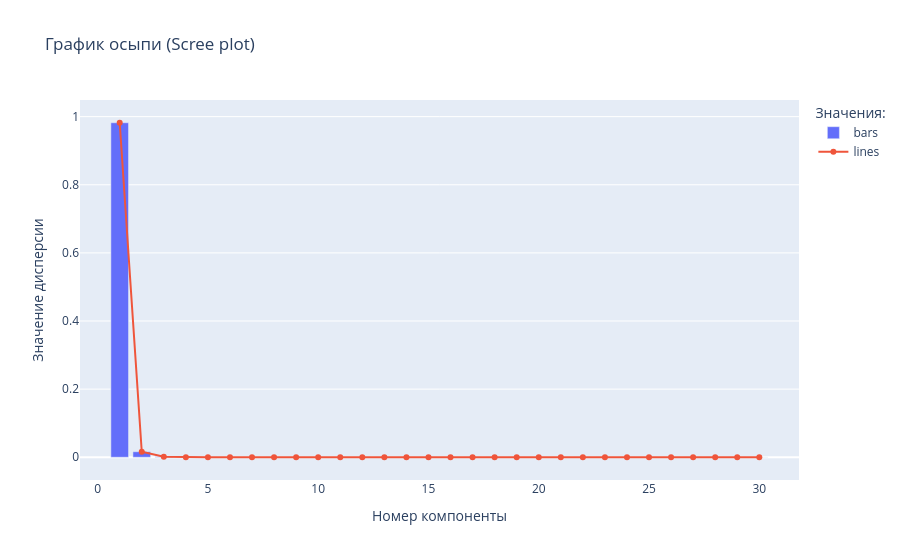

The cell this chart's notebook holds for it:
### Markdown cell above
#### Выбор оптимального числа компонент

### Code cell
components = [i for i in range(1, len(exp_variance_ratio_manual) + 1)]

scree_plot_fig = go.Figure()
scree_plot_fig.add_trace(
    go.Bar(name='bars', x=components, y=exp_variance_ratio_manual)
)
scree_plot_fig.add_trace(
    go.Scatter(name='lines', x=components, y=exp_variance_ratio_manual, mode='lines+markers')
)
scree_plot_fig.update_layout(
    title='График осыпи (Scree plot)',
    xaxis_title='Номер компоненты',
    yaxis_title='Значение дисперсии',
    legend=dict(
        title='Значения:',
    ),
)
scree_plot_fig.show()

### Figure 1 — Plotly figure (JSON) as saved in the notebook; plotly's stock layout.template omitted (floating-point values rounded to 4 significant figures)
{"data": [{"name": "bars", "type": "bar", "x": [1, 2, 3, 4, 5, 6, 7, 8, 9, 10, 11, 12, 13, 14, 15, 16, 17, 18, 19, 20, 21, 22, 23, 24, 25, 26, 27, 28, 29, 30], "y": [0.982, 0.01618, 0.001558, 0.0001209, 8.827e-05, 6.649e-06, 4.017e-06, 8.22e-07, 3.441e-07, 1.86e-07, 6.995e-08, 1.659e-08, 6.996e-09, 4.783e-09, 2.935e-09, 1.417e-09, 8.296e-10, 5.204e-10, 4.085e-10, 3.633e-10, 1.728e-10, 1.275e-10, 7.727e-11, 6.284e-11, 3.573e-11, 2.764e-11, 8.145e-12, 6.302e-12, 4.437e-12, 1.553e-12]}, {"mode": "lines+markers", "name": "lines", "type": "scatter", "x": [1, 2, 3, 4, 5, 6, 7, 8, 9, 10, 11, 12, 13, 14, 15, 16, 17, 18, 19, 20, 21, 22, 23, 24, 25, 26, 27, 28, 29, 30], "y": [0.982, 0.01618, 0.001558, 0.0001209, 8.827e-05, 6.649e-06, 4.017e-06, 8.22e-07, 3.441e-07, 1.86e-07, 6.995e-08, 1.659e-08, 6.996e-09, 4.783e-09, 2.935e-09, 1.417e-09, 8.296e-10, 5.204e-10, 4.085e-10, 3.633e-10, 1.728e-10, 1.275e-10, 7.727e-11, 6.284e-11, 3.573e-11, 2.764e-11, 8.145e-12, 6.302e-12, 4.437e-12, 1.553e-12]}], "layout": {"legend": {"title": {"text": "Значения:"}}, "title": {"text": "График осыпи (Scree plot)"}, "xaxis": {"title": {"text": "Номер компоненты"}}, "yaxis": {"title": {"text": "Значение дисперсии"}}}}
